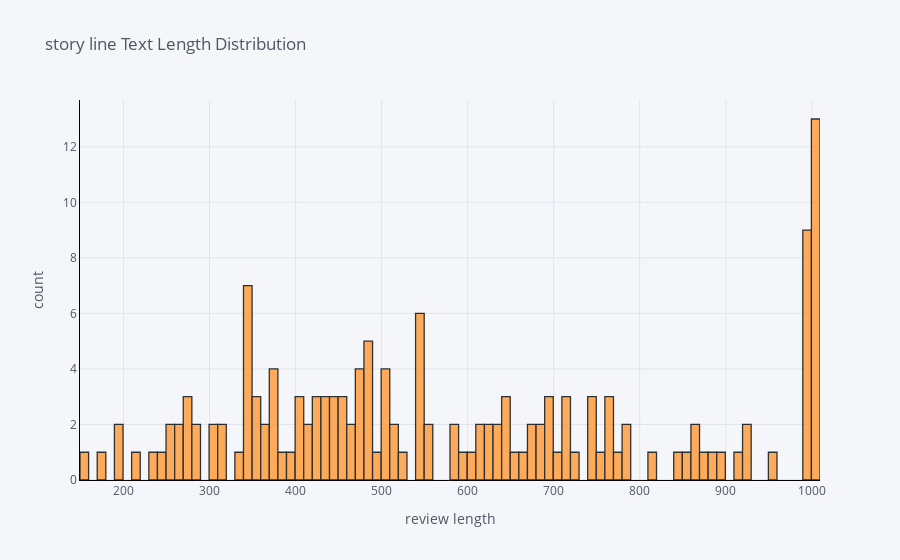

Notebook cell for this chart:
### Code cell
df['review_len'].iplot(
    kind='hist',
    bins=100,
    xTitle='review length',
    linecolor='black',
    yTitle='count',
    title='story line Text Length Distribution')

### Figure 1 — Plotly figure (JSON) as saved in the notebook; plotly's stock layout.template omitted (floating-point values rounded to 4 significant figures; data arrays with more than 128 entries replaced by an {"elided": "..."} marker saying what was removed)
{"data": [{"histfunc": "count", "histnorm": "", "marker": {"color": "rgba(255, 153, 51, 1.0)", "line": {"color": "#000000", "width": 1.3}}, "name": "review_len", "nbinsx": 100, "opacity": 0.8, "orientation": "v", "type": "histogram", "x": {"elided": "154 int values"}}], "layout": {"barmode": "overlay", "legend": {"bgcolor": "#F5F6F9", "font": {"color": "#4D5663"}}, "paper_bgcolor": "#F5F6F9", "plot_bgcolor": "#F5F6F9", "title": {"font": {"color": "#4D5663"}, "text": "story line Text Length Distribution"}, "xaxis": {"gridcolor": "#E1E5ED", "linecolor": "black", "showgrid": true, "tickfont": {"color": "#4D5663"}, "title": {"font": {"color": "#4D5663"}, "text": "review length"}, "zerolinecolor": "#E1E5ED"}, "yaxis": {"gridcolor": "#E1E5ED", "linecolor": "black", "showgrid": true, "tickfont": {"color": "#4D5663"}, "title": {"font": {"color": "#4D5663"}, "text": "count"}, "zerolinecolor": "#E1E5ED"}}}
